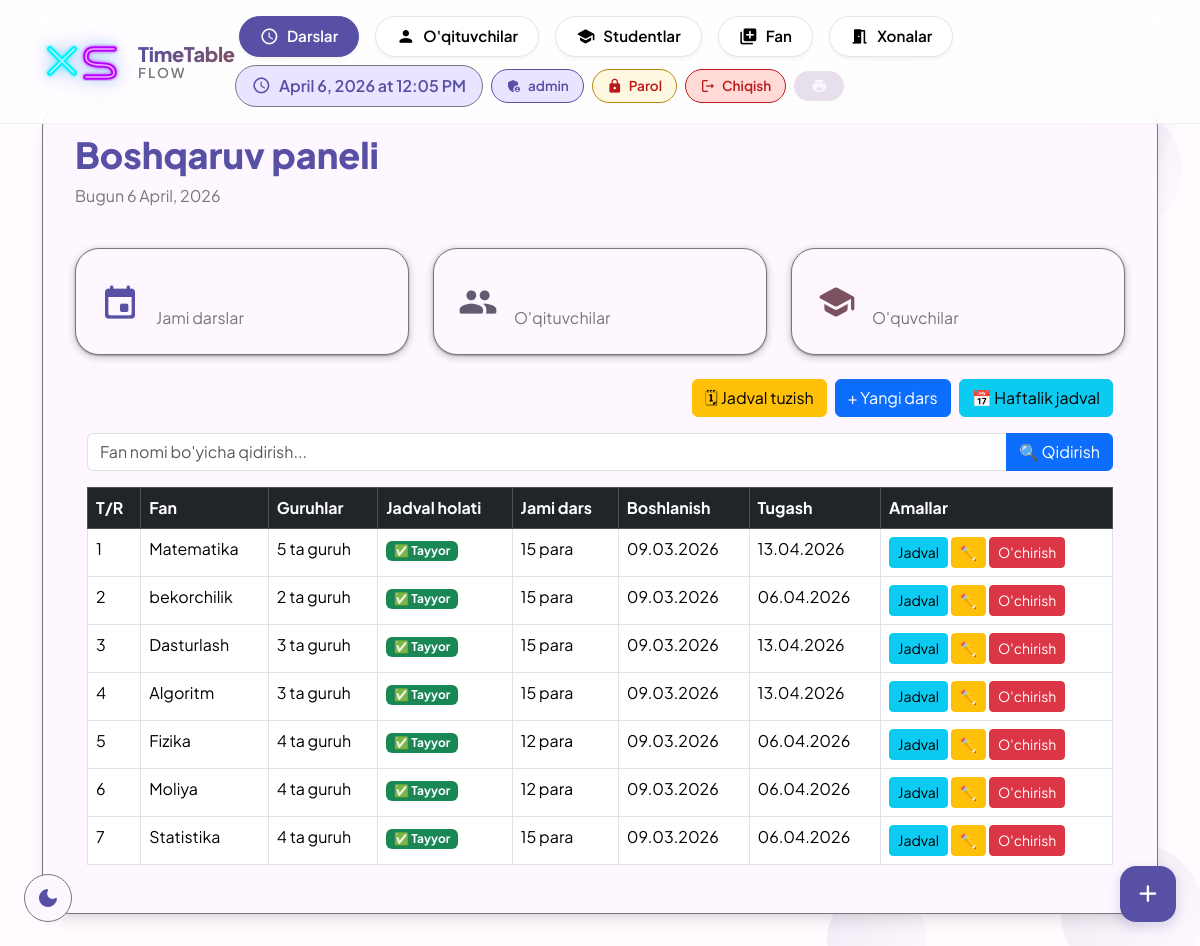
Page / (signed in) on the earlier database version.
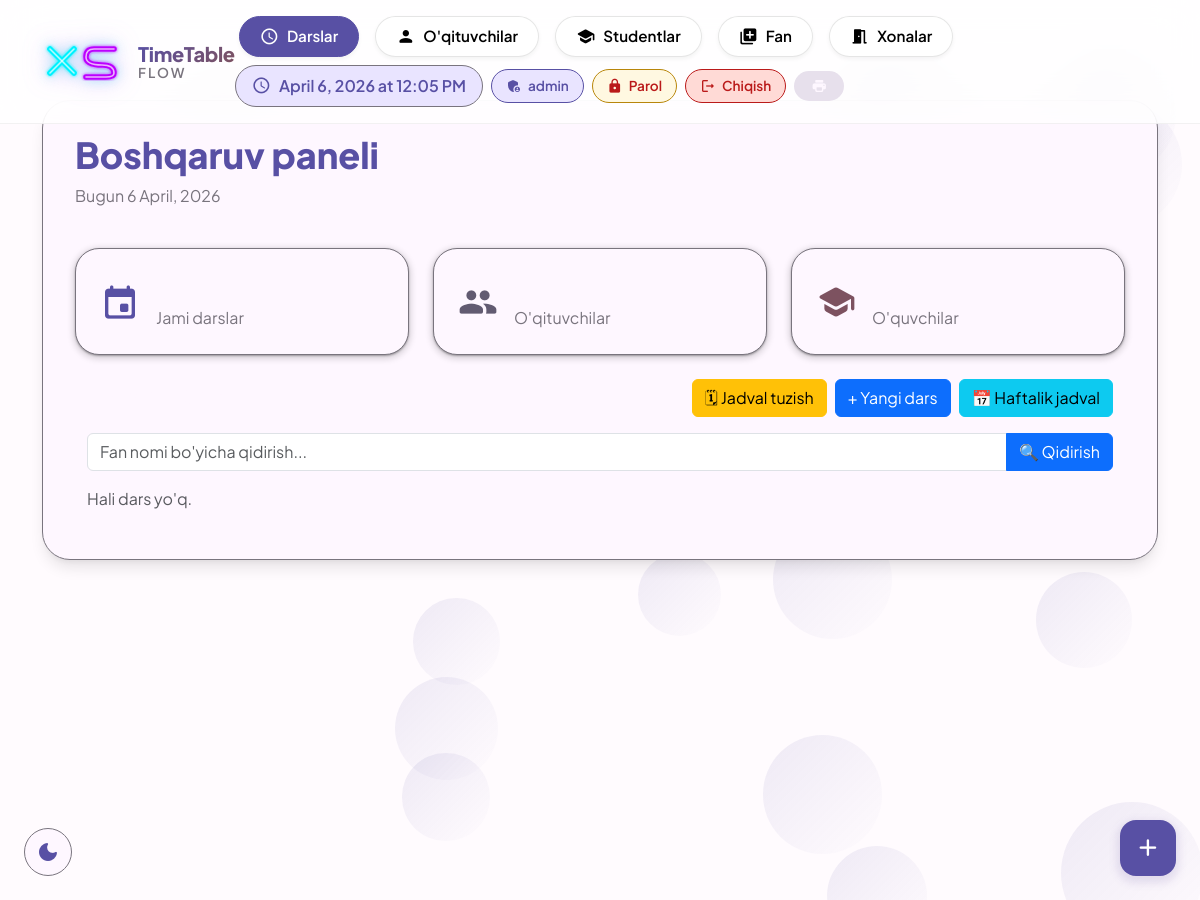
Same page on the later database version.
### raspisaniya/models.py (models this page shows, shortened)
class Course(models.Model):
    subject = models.ForeignKey(Subject, on_delete=models.CASCADE)
    start_date = models.DateField()
    end_date = models.DateField()
    total_lessons = models.PositiveIntegerField()
    lessons_per_week = models.PositiveIntegerField()
    lesson_duration = models.PositiveIntegerField(default=80)
    include_saturday = models.BooleanField(default=False)

class Subject(models.Model):
    name = models.CharField(max_length=100, unique=True)
    def __str__(self):
        return self.name

### raspisaniya/views.py (the view)
# urls.py: path('', views.lesson_list, name='lesson_list'),
@login_required
def lesson_list(request):
    if is_student(request.user):
        return redirect('student_dashboard')
    if is_teacher(request.user) and not is_admin(request.user):
        return redirect('teacher_dashboard')
    q = request.GET.get('q', '').strip()
    courses = Course.objects.select_related('subject').prefetch_related('groups').all()
    if q:
        courses = courses.filter(subject__name__icontains=q)
    courses_data = []
    for course in courses:
        total = course.groups.count()
        scheduled = course.groups.filter(is_scheduled=True).count()
        courses_data.append({
            'course': course,
            'total_groups': total,
            'scheduled_groups': scheduled,
        })
    return render(request, "raspisaniya/lesson_list.html", {"courses_data": courses_data, "q": q})

### raspisaniya/views.py (called while the page is built)
def is_teacher(user):
    return hasattr(user, 'teacher')

def is_student(user):
    return hasattr(user, 'student')

### templates/raspisaniya/lesson_list.html (shortened to what this page needs)
{% extends 'raspisaniya/base.html' %}
{% block content %}
<div class="container mt-4">
    <div class="d-flex justify-content-between align-items-center mb-3">
        <h4>Darslar ro'yxati</h4>
        <div class="d-flex gap-2">
            <a href="{% url 'build_schedule' %}" class="btn btn-warning">🗓 Jadval tuzish</a>
            <a href="{% url 'lesson_create' %}" class="btn btn-primary">+ Yangi dars</a>
            <a href="{% url 'weekly_schedule' %}" class="btn btn-info">📅 Haftalik jadval</a>
        </div>
    </div>
    <form method="get" class="mb-3">
        <div class="input-group">
            <input type="text" name="q" value="{{ q }}" class="form-control"
                   placeholder="Fan nomi bo'yicha qidirish...">
            <button type="submit" class="btn btn-primary">🔍 Qidirish</button>
        </div>
    </form>
    {% if courses_data %}
    <table class="table table-bordered table-hover">
        <thead class="table-dark">
            <tr>
                <th>T/R</th>
                <th>Fan</th>
                <th>Guruhlar</th>
                <th>Jadval holati</th>
                <th>Jami dars</th>
                <th>Boshlanish</th>
                <th>Tugash</th>
                <th>Amallar</th>
            </tr>
        </thead>
        <tbody>
            {% for item in courses_data %}
            <tr>
                <td>{{ forloop.counter }}</td>
                <td>{{ item.course.subject }}</td>
                <td>{{ item.total_groups }} ta guruh</td>
                <td>
                    {% if item.scheduled_groups == item.total_groups and item.total_groups > 0 %}
                        <span class="badge bg-success">✅ Tayyor</span>
                    {% elif item.scheduled_groups == 0 %}
                        <span class="badge bg-danger">⏳ Jadval tuzilmagan</span>
                    {% else %}
                        <span class="badge bg-warning text-dark">⚠ {{ item.scheduled_groups }}/{{ item.total_groups }} tuzilgan</span>
                    {% endif %}
                </td>
                <td>{{ item.course.total_lessons }} para</td>
                <td>{{ item.course.start_date|date:"d.m.Y" }}</td>
                <td>{{ item.course.end_date|date:"d.m.Y" }}</td>
                <td>
                    <a href="{% url 'lesson_schedule' item.course.pk %}" class="btn btn-sm btn-info">Jadval</a>
                    <a href="{% url 'course_update' item.course.pk %}" class="btn btn-sm btn-warning">✏️</a>
                    <a href="{% url 'lesson_delete' item.course.pk %}" class="btn btn-sm btn-danger">O'chirish</a>
                </td>
            </tr>
            {% endfor %}
        </tbody>
    </table>
    {% else %}
        <p class="text-muted">{% if q %}"{{ q }}" bo'yicha hech narsa topilmadi.{% else %}Hali dars yo'q.{% endif %}</p>
    {% endif %}
</div>
{% endblock %}

### templates/raspisaniya/base.html (shortened to what this page needs)
<!DOCTYPE html>
<html lang="uz">
<head>
    <link href="https://cdn.jsdelivr.net/npm/bootstrap@5.3.2/dist/css/bootstrap.min.css" rel="stylesheet">
</head>
<body>
    <div class="bubbles" id="bubbles"></div>
    <div class="app-bar" id="appBar">
        <div class="container">
            <div class="d-flex justify-content-between align-items-center">
                <div class="d-flex align-items-center gap-3">
                    <a href="{% url 'reset_database' %}" class="xs-main-logo" title="Reset Database" style="text-decoration: none; display: inline-block;">
</a>
                    <a href="{% url 'lesson_list' %}" class="text-decoration-none">
                        <div style="line-height:1.15;">
                            <div style="font-size:1.25rem;font-weight:800;background:linear-gradient(135deg,var(--md-primary),var(--md-tertiary));-webkit-background-clip:text;-webkit-text-fill-color:transparent;letter-spacing:-0.3px;">TimeTable</div>
                            <div style="font-size:0.85rem;font-weight:600;color:var(--md-outline);letter-spacing:2px;text-transform:uppercase;">Flow</div>
                        </div>
                    </a>
                </div>
                <div class="d-flex gap-2 align-items-center flex-wrap">
                    {% if user.is_authenticated and user.is_superuser %}
                    <div class="d-none d-lg-flex gap-2 align-items-center desktop-menu">
                        <a href="{% url 'lesson_list' %}" class="nav-chip {% if request.resolver_match.url_name == 'lesson_list' %}active{% endif %}">
                            <span class="material-icons-round">schedule</span><span>Darslar</span>
                        </a>
                        <a href="{% url 'teacher_list' %}" class="nav-chip {% if request.resolver_match.url_name == 'teacher_list' %}active{% endif %}">
                            <span class="material-icons-round">person</span><span>O'qituvchilar</span>
                        </a>
                        <a href="{% url 'student_list' %}" class="nav-chip {% if request.resolver_match.url_name == 'student_list' %}active{% endif %}">
                            <span class="material-icons-round">school</span><span>Studentlar</span>
                        </a>
                        <a href="{% url 'subject_list' %}" class="nav-chip {% if request.resolver_match.url_name == 'subject_create' %}active{% endif %}">
                            <span class="material-icons-round">library_add</span><span>Fan</span>
                        </a>
                        <a href="{% url 'room_list' %}" class="nav-chip {% if request.resolver_match.url_name == 'room_list' %}active{% endif %}">
                            <span class="material-icons-round">meeting_room</span><span>Xonalar</span>
                        </a>
                    </div>
                    {% endif %}
                    <div class="current-time">
                        <span class="material-icons-round">schedule</span>
                        <span id="timeDisplay">--:--</span>
                    </div>
                    {% if user.is_authenticated %}
                    <div class="user-chip">
                        <span class="material-icons-round">
                        </span>
                        {{ user.get_full_name|default:user.username }}
                    </div>
                    <a href="{% url 'change_password' %}" class="logout-chip" style="background:#fff8e1; color:#b8860b; border-color:#b8860b;">
                        <span class="material-icons-round">lock</span>
                        Parol
                    </a>
                    <a href="{% url 'logout' %}" class="logout-chip">
                        <span class="material-icons-round">logout</span>
                        Chiqish
                    </a>
                    {% endif %}
                    <button class="md-chip" onclick="window.print()">
                        <span class="material-icons-round">print</span>
                    </button>
                </div>
            </div>
        </div>
    </div>
    <button class="theme-toggle" id="themeToggle">
    </button>
    {% if user.is_authenticated and user.is_superuser %}
    <button class="fab" onclick="showQuickAdd()">
        <span class="material-icons-round">add</span>
    </button>
    {% endif %}
    <div class="container">
        <div class="md-surface">
            <div class="d-flex justify-content-between align-items-center mb-4">
                <div>
                    <h1 class="display-small">{% block page_title %}Boshqaruv paneli{% endblock %}</h1>
                    <p class="body-large">{% block page_subtitle %}Bugun {% now "j F, Y" %}{% endblock %}</p>
                </div>
            </div>
            {% block stats %}
            {% if user.is_superuser %}
            <div class="md-grid">
                <div class="md-card">
                    <div class="d-flex align-items-center gap-3">
                        <span class="material-icons-round" style="font-size: 2.5rem; color: var(--md-primary);">event</span>
                        <div><div class="title-large" id="totalLessons">0</div><div class="body-large">Jami darslar</div></div>
                    </div>
                </div>
                <div class="md-card">
                    <div class="d-flex align-items-center gap-3">
                        <span class="material-icons-round" style="font-size: 2.5rem; color: var(--md-secondary);">group</span>
                        <div><div class="title-large" id="totalTeachers">0</div><div class="body-large">O'qituvchilar</div></div>
                    </div>
                </div>
                <div class="md-card">
                    <div class="d-flex align-items-center gap-3">
                        <span class="material-icons-round" style="font-size: 2.5rem; color: var(--md-tertiary);">school</span>
                        <div><div class="title-large" id="totalStudents">0</div><div class="body-large">O'quvchilar</div></div>
                    </div>
                </div>
            </div>
            {% endif %}
            {% endblock %}
            {% block content %}{% endblock %}
        </div>
    </div>
</body>
</html>

Differences in the rows shown:
removed Course: course.subject "Matematika", total_groups "5", course.total_lessons "15", course.start_date "09.03.2026", course.end_date "13.04.2026"
removed Course: course.subject "bekorchilik", total_groups "2", course.total_lessons "15", course.start_date "09.03.2026", course.end_date "06.04.2026"
removed Course: course.subject "Dasturlash", total_groups "3", course.total_lessons "15", course.start_date "09.03.2026", course.end_date "13.04.2026"
removed Course: course.subject "Algoritm", total_groups "3", course.total_lessons "15", course.start_date "09.03.2026", course.end_date "13.04.2026"
removed Course: course.subject "Fizika", total_groups "4", course.total_lessons "12", course.start_date "09.03.2026", course.end_date "06.04.2026"
removed Course: course.subject "Moliya", total_groups "4", course.total_lessons "12", course.start_date "09.03.2026", course.end_date "06.04.2026"
removed Course: course.subject "Statistika", total_groups "4", course.total_lessons "15", course.start_date "09.03.2026", course.end_date "06.04.2026"
Other differences:
text no longer shown: "T/R Fan Guruhlar Jadval holati Jami dars Boshlanish Tugash Amallar"
text now shown: "Hali dars yo'q."
